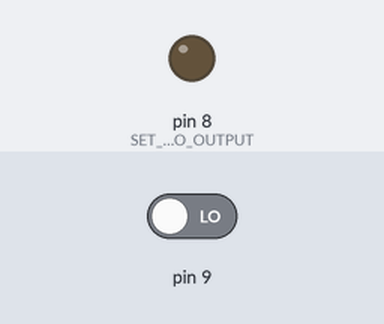
Simulated run of this sketch. Board: Arduino Uno, built with avr-gcc and run on an emulated ATmega328P. Parts: output pins drawn as LEDs (lit = HIGH). The test bench sets the inputs (shaded band); at power-on: pin 9 LOW.

Above: at 1.2 s.
1.3 s: pin 9 driven HIGH
At 2.4 s:
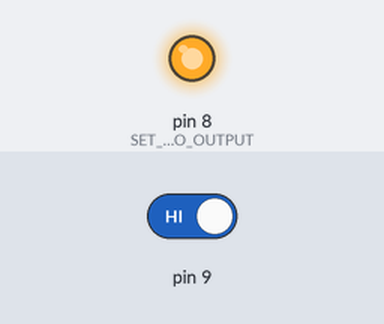
Timing chart, 0 to 4.3 s (numbered marks = the images above; inputs shaded):
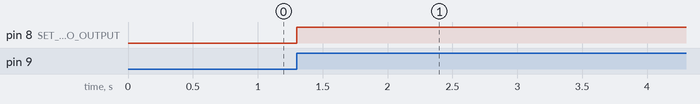

Measured:
- after the input at 1.3 s, pin 8 (SET_PIN_TO_OUTPUT): LOW → HIGH at once

The sketch:

rf_pt2272_scuttle.ino
```cpp
void setup() {
 pinMode(8,OUTPUT); //SET PIN TO OUTPUT
  Serial.begin(9600);
}


void loop(){

  if  (digitalRead(9) )
  {
    digitalWrite(8, HIGH);
    }


}
```
